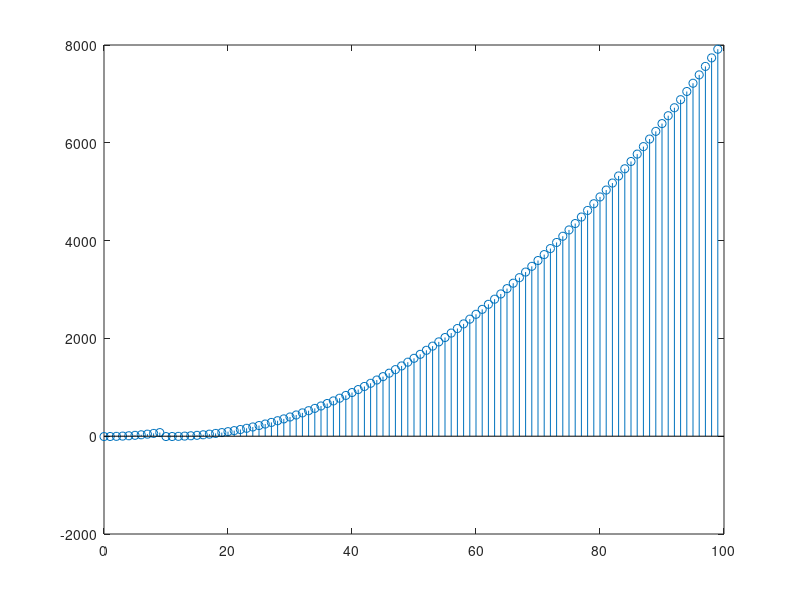

Source code (MATLAB):
n = input('Please enter a number from 1 to 99\n');
n = 0:1:99;
for x = 1:100
    
    if n(x) <= 9
    
        f(x) = (n(x).^2)-7;
        
    elseif n(x) >= 10
    
        f(x) = (n(x)-10).^2-7;
    end    
end
stem(n,f)
